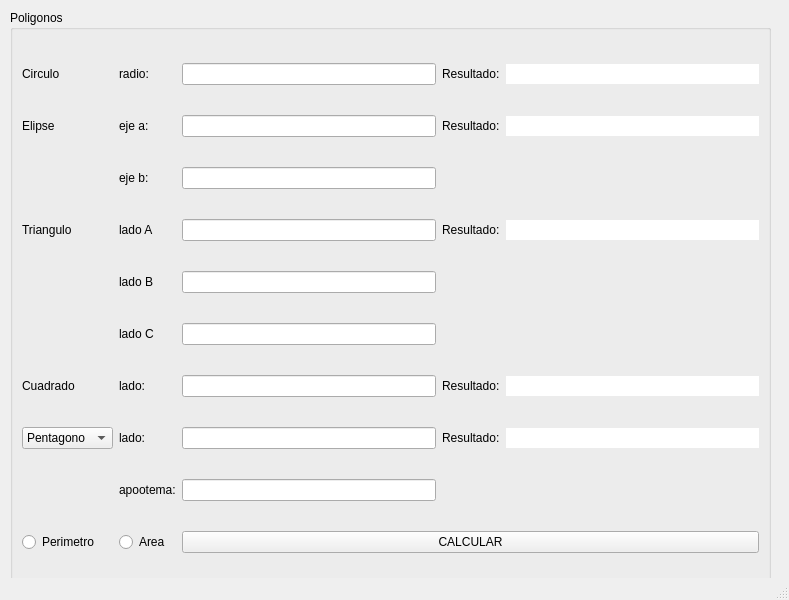
<?xml version="1.0" encoding="UTF-8"?>
<ui version="4.0">
 <class>Areas_Perimetros</class>
 <widget class="QMainWindow" name="Areas_Perimetros">
  <property name="geometry">
   <rect>
    <x>0</x>
    <y>0</y>
    <width>789</width>
    <height>600</height>
   </rect>
  </property>
  <property name="windowTitle">
   <string>MainWindow</string>
  </property>
  <widget class="QWidget" name="centralwidget">
   <widget class="QGroupBox" name="gridGroupBox">
    <property name="geometry">
     <rect>
      <x>10</x>
      <y>10</y>
      <width>761</width>
      <height>581</height>
     </rect>
    </property>
    <property name="title">
     <string>Poligonos</string>
    </property>
    <layout class="QGridLayout" name="gridLayout">
     <item row="8" column="3">
      <widget class="QLineEdit" name="line_B">
       <property name="maxLength">
        <number>10</number>
       </property>
      </widget>
     </item>
     <item row="13" column="3">
      <widget class="QLineEdit" name="line_lado_p_h_o">
       <property name="maxLength">
        <number>10</number>
       </property>
      </widget>
     </item>
     <item row="2" column="0">
      <widget class="QLabel" name="elipse">
       <property name="text">
        <string>Elipse</string>
       </property>
      </widget>
     </item>
     <item row="15" column="3">
      <widget class="QLineEdit" name="line_apotema">
       <property name="maxLength">
        <number>10</number>
       </property>
      </widget>
     </item>
     <item row="2" column="1">
      <widget class="QLabel" name="eje_a">
       <property name="text">
        <string>eje a:</string>
       </property>
      </widget>
     </item>
     <item row="6" column="1">
      <widget class="QLabel" name="base">
       <property name="text">
        <string>lado A</string>
       </property>
      </widget>
     </item>
     <item row="8" column="1">
      <widget class="QLabel" name="altura">
       <property name="text">
        <string>lado B</string>
       </property>
      </widget>
     </item>
     <item row="4" column="1">
      <widget class="QLabel" name="eje_b">
       <property name="text">
        <string>eje b:</string>
       </property>
      </widget>
     </item>
     <item row="0" column="0">
      <widget class="QLabel" name="circulo">
       <property name="text">
        <string>Circulo</string>
       </property>
      </widget>
     </item>
     <item row="15" column="1">
      <widget class="QLabel" name="apotema">
       <property name="text">
        <string>apootema:</string>
       </property>
      </widget>
     </item>
     <item row="13" column="0">
      <widget class="QComboBox" name="p_h_o">
       <item>
        <property name="text">
         <string>Pentagono</string>
        </property>
       </item>
       <item>
        <property name="text">
         <string>Hexagono</string>
        </property>
       </item>
       <item>
        <property name="text">
         <string>Heptagono</string>
        </property>
       </item>
       <item>
        <property name="text">
         <string>Octagono</string>
        </property>
       </item>
      </widget>
     </item>
     <item row="0" column="3">
      <widget class="QLineEdit" name="line_radio">
       <property name="maxLength">
        <number>10</number>
       </property>
      </widget>
     </item>
     <item row="13" column="1">
      <widget class="QLabel" name="lado_p">
       <property name="text">
        <string>lado:</string>
       </property>
      </widget>
     </item>
     <item row="16" column="1">
      <widget class="QRadioButton" name="rad_area">
       <property name="text">
        <string>Area</string>
       </property>
      </widget>
     </item>
     <item row="16" column="0">
      <widget class="QRadioButton" name="rad_perim">
       <property name="text">
        <string>Perimetro</string>
       </property>
      </widget>
     </item>
     <item row="9" column="3">
      <widget class="QLineEdit" name="line_C">
       <property name="maxLength">
        <number>10</number>
       </property>
      </widget>
     </item>
     <item row="4" column="3">
      <widget class="QLineEdit" name="line_eje_b">
       <property name="maxLength">
        <number>10</number>
       </property>
      </widget>
     </item>
     <item row="9" column="1">
      <widget class="QLabel" name="altura_2">
       <property name="text">
        <string>lado C</string>
       </property>
      </widget>
     </item>
     <item row="6" column="3">
      <widget class="QLineEdit" name="line_A">
       <property name="maxLength">
        <number>10</number>
       </property>
      </widget>
     </item>
     <item row="2" column="3">
      <widget class="QLineEdit" name="line_eje_a">
       <property name="maxLength">
        <number>10</number>
       </property>
      </widget>
     </item>
     <item row="6" column="0">
      <widget class="QLabel" name="elipse_2">
       <property name="text">
        <string>Triangulo</string>
       </property>
      </widget>
     </item>
     <item row="2" column="4">
      <widget class="QLabel" name="res_2">
       <property name="text">
        <string>Resultado:</string>
       </property>
      </widget>
     </item>
     <item row="13" column="4">
      <widget class="QLabel" name="res_5">
       <property name="text">
        <string>Resultado:</string>
       </property>
      </widget>
     </item>
     <item row="0" column="4">
      <widget class="QLabel" name="res_1">
       <property name="text">
        <string>Resultado:</string>
       </property>
      </widget>
     </item>
     <item row="6" column="4">
      <widget class="QLabel" name="res_3">
       <property name="text">
        <string>Resultado:</string>
       </property>
      </widget>
     </item>
     <item row="2" column="5">
      <widget class="QLineEdit" name="line_res_e">
       <property name="frame">
        <bool>false</bool>
       </property>
       <property name="readOnly">
        <bool>true</bool>
       </property>
      </widget>
     </item>
     <item row="0" column="5">
      <widget class="QLineEdit" name="line_res_cir">
       <property name="frame">
        <bool>false</bool>
       </property>
       <property name="readOnly">
        <bool>true</bool>
       </property>
      </widget>
     </item>
     <item row="6" column="5">
      <widget class="QLineEdit" name="line_res_t">
       <property name="frame">
        <bool>false</bool>
       </property>
       <property name="readOnly">
        <bool>true</bool>
       </property>
      </widget>
     </item>
     <item row="10" column="5">
      <widget class="QLineEdit" name="line_res_cuad">
       <property name="frame">
        <bool>false</bool>
       </property>
       <property name="readOnly">
        <bool>true</bool>
       </property>
      </widget>
     </item>
     <item row="16" column="3" colspan="3">
      <widget class="QPushButton" name="btn_calcula">
       <property name="text">
        <string>CALCULAR</string>
       </property>
      </widget>
     </item>
     <item row="13" column="5">
      <widget class="QLineEdit" name="line_res_p">
       <property name="frame">
        <bool>false</bool>
       </property>
       <property name="readOnly">
        <bool>true</bool>
       </property>
       <property name="placeholderText">
        <string/>
       </property>
      </widget>
     </item>
     <item row="10" column="1">
      <widget class="QLabel" name="lado_c">
       <property name="text">
        <string>lado:</string>
       </property>
      </widget>
     </item>
     <item row="10" column="4">
      <widget class="QLabel" name="res_4">
       <property name="text">
        <string>Resultado:</string>
       </property>
      </widget>
     </item>
     <item row="10" column="3">
      <widget class="QLineEdit" name="line_lado_cuadrado">
       <property name="maxLength">
        <number>10</number>
       </property>
      </widget>
     </item>
     <item row="10" column="0">
      <widget class="QLabel" name="triangulo">
       <property name="text">
        <string>Cuadrado</string>
       </property>
      </widget>
     </item>
     <item row="0" column="1">
      <widget class="QLabel" name="radio">
       <property name="text">
        <string>radio:</string>
       </property>
      </widget>
     </item>
    </layout>
   </widget>
  </widget>
  <widget class="QStatusBar" name="statusbar"/>
 </widget>
 <resources/>
 <connections/>
</ui>
